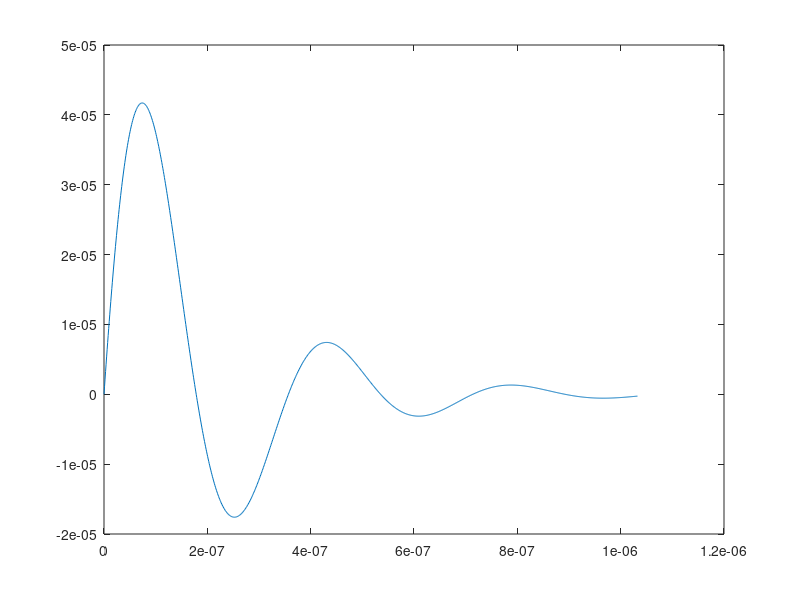

Here is the MATLAB script that generated this plot:
% Inductor Current
R1 = 68000;
R2 = 33000;
R3 = 6800;
L = 0.003;
C = 1*10^-12;
E0 = 10;
R = R3+(R1*R2)/(R1+R2);
a = R/(2*L);
p = R/2 * sqrt(C/L)
w0 = 1/(sqrt(L*C))
f0 = w0/(2*pi);
wd = w0*sqrt(1-p^2)

E = E0*R2/(R1+R2);
tmax = 3/f0;
t = 0:tmax/1024:tmax;
i = (E/R).*(2.*p./sqrt(1-p^2) .* exp(-a.*t) .* sin(wd.*t));
plot(t,i)